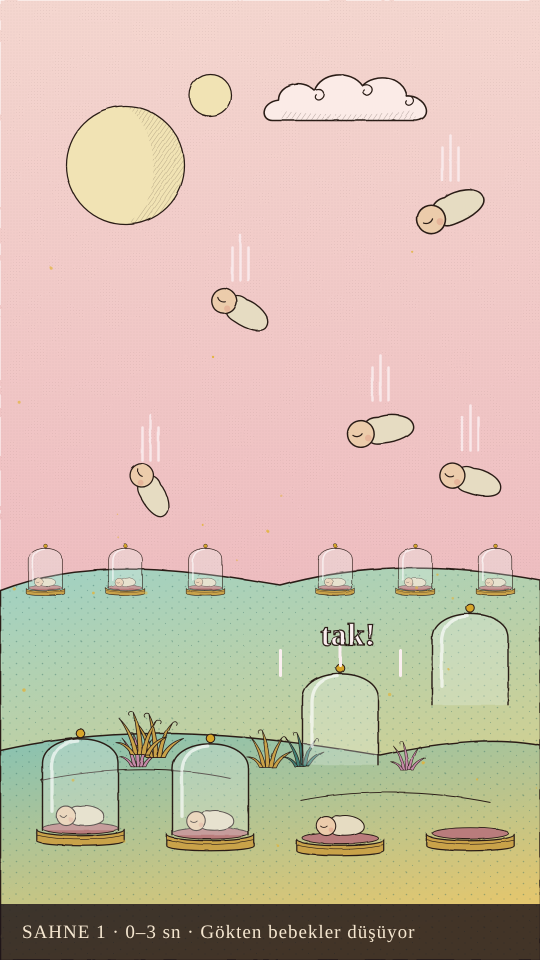
#> input picture bolum1/sahne1.png, 1080 x 1920 px, given in place of logo.png, which was not available (shown at 1/2 size)
$ python post.py ../bolum1/sahne1.png
#> lines starting #> are read from the running program, lines starting #| are printed output that depends on the picture
"""Post-production: upscale the Blender frames to 1080×1920 and draw the crisp text layer
(subtitles with highlighted keywords, titles, the body/tongue ruler, cut-away labels,
energy meter, chips) with Pillow, then pipe the frames into ffmpeg.

  python3 post.py                      → out/video_noaudio.mp4
  python3 post.py --stills 6.5,16,24   → out/post_<t>.png (check the overlay)
"""
import json
import math
import os
import subprocess
import sys

from PIL import Image, ImageDraw, ImageFilter, ImageFont

ROOT = os.path.dirname(os.path.abspath(__file__))
W, H, FPS, DURATION = 1080, 1920, 30, 38.0
N_OFF = 0.4
F = '/usr/share/fonts/opentype/inter/'
font = lambda w, s: ImageFont.truetype(F + {'b': 'Inter-Bold.otf', 's': 'Inter-SemiBold.otf', 'x': 'InterDisplay-Black.otf', 'eb': 'Inter-ExtraBold.otf'}[w], s)
FS, FB, FEB = font('s', 46), font('b', 46), font('eb', 40)
LOGO = Image.open(os.path.join(ROOT, 'assets/logo.png')).convert('RGBA').resize((84, 84))
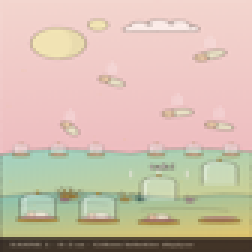
#> LOGO: PIL image 84x84 RGBA (shown 3 times larger); mean R, G, B, A 208.5, 190.5, 173, 255

YEL = (255, 210, 63)
PINK = (255, 111, 154)

# subtitle chunks: (start, end, text with *keywords*) — timings from audio/words.json (+0.4 s)
SUBS = [
    (0.40, 1.95, 'Bu sevimli *bukalemunun*'), (1.96, 3.40, 'en büyük *silahı* ne biliyor musun?'), (3.70, 4.40, '*Dili!*'),
    (4.60, 6.90, '*Bukalemunların dili*, vücut uzunluklarının'), (6.92, 9.10, 'yaklaşık *iki katına* kadar uzanabiliyor!'),
    (9.30, 11.80, 'Bazı *küçük türlerde* bu oran daha da fazla.'),
    (12.10, 13.90, 'Peki nasıl bu kadar *hızlı?*'), (14.20, 16.95, 'Dilindeki özel *elastik dokular* enerji depoluyor.'),
    (17.30, 19.10, 'Bu enerji *bir anda* serbest kalıyor'), (19.12, 21.70, 've dil adeta bir *mancınık* gibi fırlıyor!'),
    (22.10, 23.85, 'Dilinin ucundaki *yapışkan yüzey*'), (23.87, 25.90, 'avını yakalamasına yardımcı oluyor.'),
    (25.95, 27.25, 'Üstelik bütün bu hareket'), (27.26, 29.15, '*göz açıp kapayıncaya* kadar gerçekleşiyor!'),
    (29.35, 31.95, 'Doğanın en *hızlı avcılarından* biri!'), (32.25, 33.50, 'Peki sen,'), (33.52, 35.30, 'böyle bir dile sahip olmak *ister miydin?*'),
]


def clamp(x, a=0.0, b=1.0):
    return max(a, min(b, x))


def ss(a, b, x):
    u = clamp((x - a) / (b - a))
    return u * u * (3 - 2 * u)


def win(t, a, b, r=0.2):
    return ss(a, a + r, t) * (1 - ss(b - r, b, t))


def bounce(t, a):
    u = clamp((t - a) / 0.45)
    return 1 if u >= 1 else 1 + math.sin(u * math.pi * 2.2) * math.exp(-u * 4) * 0.25 - (1 - u) ** 3 * 0.9


# [102 lines left out: functions rich_line, draw_sub, big_title, chip, not called in this run]


def to_px(p):
    return (p[0] * W, p[1] * H)


# [111 lines left out: functions draw_ruler, draw_labels, draw_energy, compose, not called in this run]


def main():
    if '--stills' in sys.argv:
        for s in sys.argv[sys.argv.index('--stills') + 1].split(','):
            t = float(s)
            n = round(t * FPS)
            compose(t, n).save(os.path.join(ROOT, f'out/post_{t:05.2f}.png'))
        return
    n_frames = round(DURATION * FPS)
#> (the run stopped early here; a loop or call above may not have finished)

$ run again, on bolum1/sahne2.png
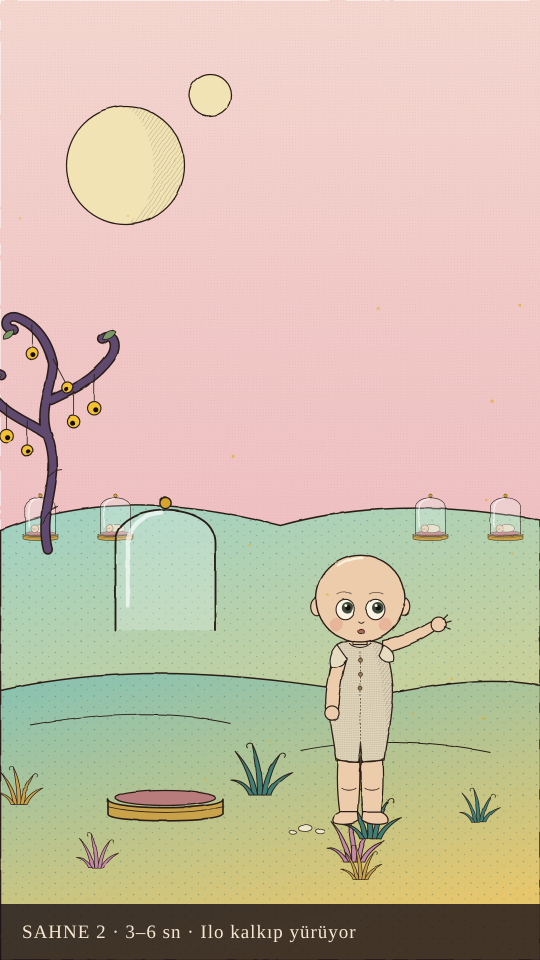
#> input picture bolum1/sahne2.png, 1080 x 1920 px, given in place of logo.png, which was not available (shown at 1/2 size)
#> `LOGO = Image.open(os.path.join(ROOT, 'assets/logo.png')).convert('RGBA..`:
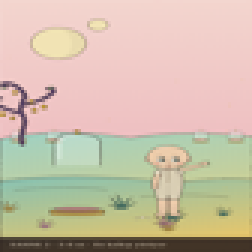
#> LOGO: PIL image 84x84 RGBA (shown 3 times larger); mean R, G, B, A 204.4, 189.3, 168.9, 255
